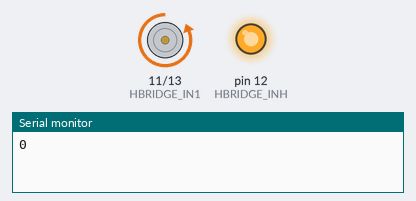
A sketch run on a simulated Arduino Uno, built with avr-gcc and run on an emulated ATmega328P. Parts: motor-driver pin pairs drawn as motors (green arrow = first pin HIGH = forward, orange = second pin HIGH = backward, longer = more drive), output pins drawn as LEDs (lit = HIGH), the last lines printed to the serial monitor.

Above: at 2.5 s.
At 7.5 s:
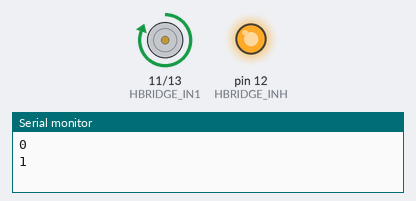
Timing chart, 0 to 13.0 s (numbered marks = the images above):
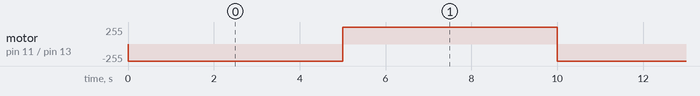

Measured:
- by itself, motor on pin 11 (HBRIDGE_IN1) / pin 13 (HBRIDGE_IN2): alternates forward 255/255 for 5.0 s and backward 255/255 for 5.0 s

The sketch:

testPelletier.ino
```cpp
#define HBRIDGE_INH  MISO
#define HBRIDGE_IN1  MOSI
#define HBRIDGE_IN2  SCK


void setup() {
  pinMode(HBRIDGE_IN1, OUTPUT);
  pinMode(HBRIDGE_IN2, OUTPUT);
  pinMode(HBRIDGE_INH, OUTPUT);
  digitalWrite(HBRIDGE_INH, HIGH); // wake up the device
  Serial.begin(9600);
}

boolean on = true;
void loop() {
  if (on) on=false;
  else on=true;
  Serial.println(on);
  if (on) {
    digitalWrite(HBRIDGE_IN1, HIGH);
    digitalWrite(HBRIDGE_IN2, LOW);
  } else {
    digitalWrite(HBRIDGE_IN1, LOW);
    digitalWrite(HBRIDGE_IN2, HIGH);
  }
  delay(5000);
}
```
